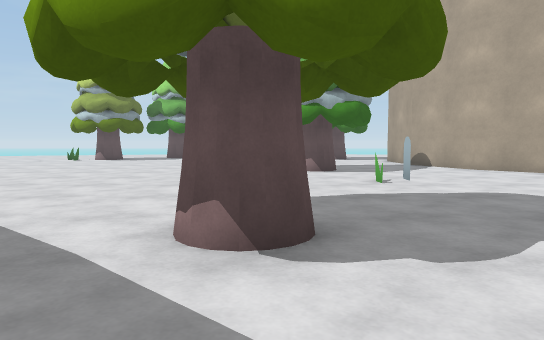
View 1 (above)

15 first-person views from a walk through a 3-D level made in the Unity game engine. The camera is 1.5 m above the floor, tilts 4° down and sees 70° across. The floor is counted in squares, 2 m on a side. Each view is taken from the middle of a square. On the plan, view 1 faces up. The plan holds only what a view shows up to about 12 squares ahead; the rest is blank. The place goes on beyond the plan. The player character is not drawn. Some surface patterns are stand-ins.

View 2
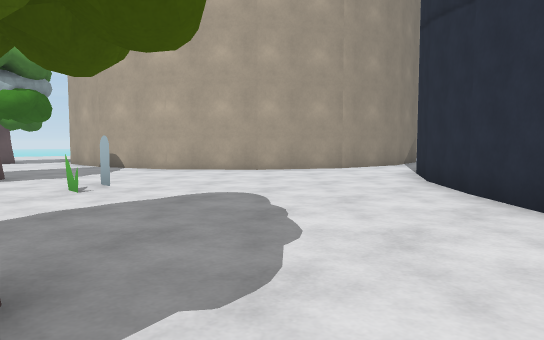

View 3
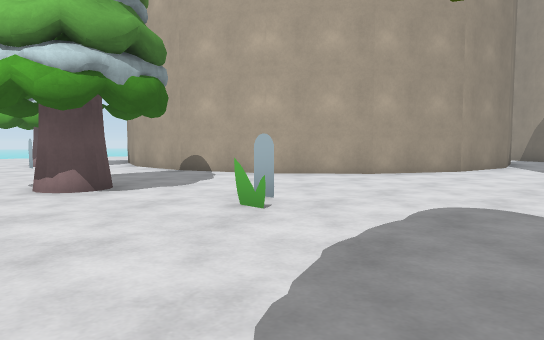

View 4
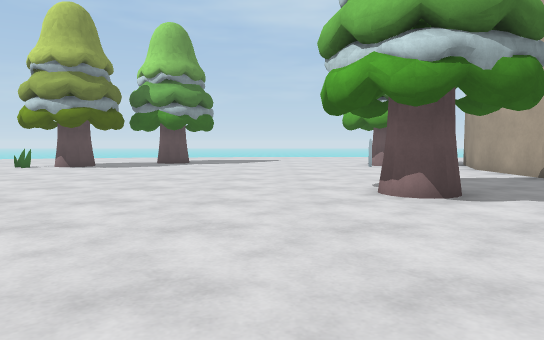

View 5
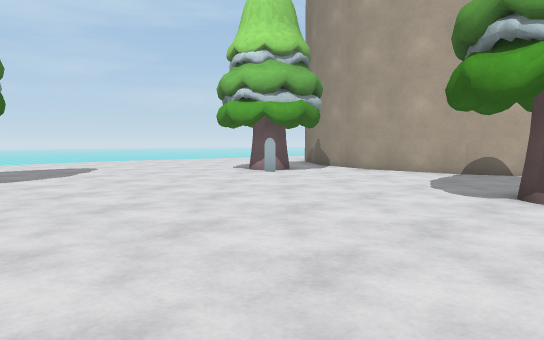

View 6
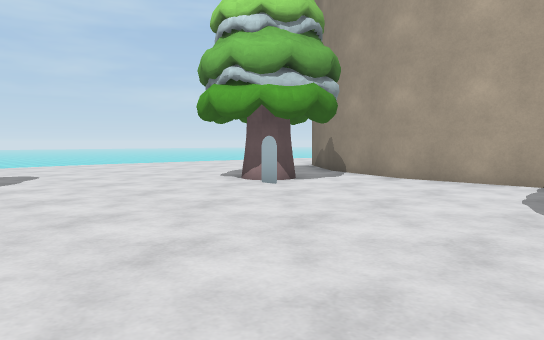

View 7
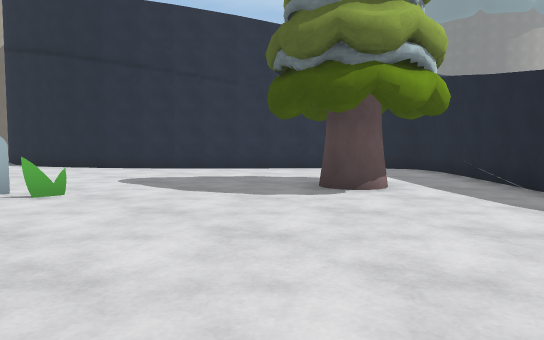

View 8
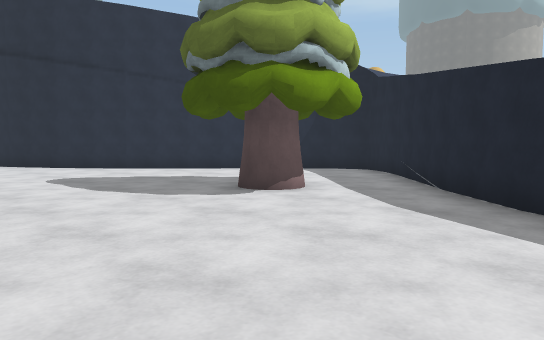

View 9
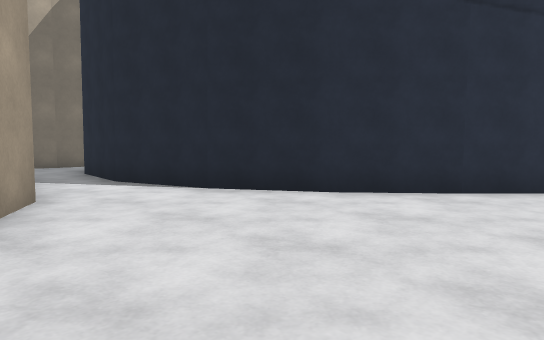

View 10
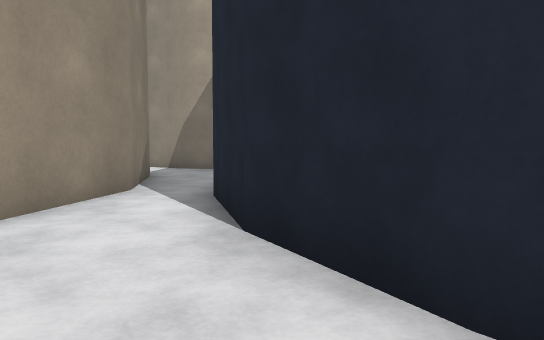

View 11
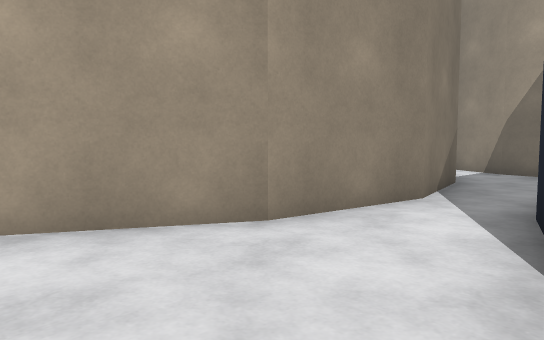

View 12
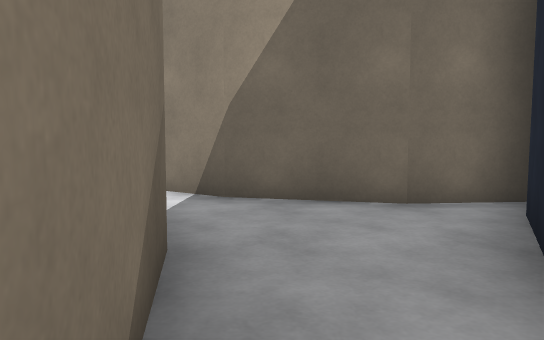

View 13
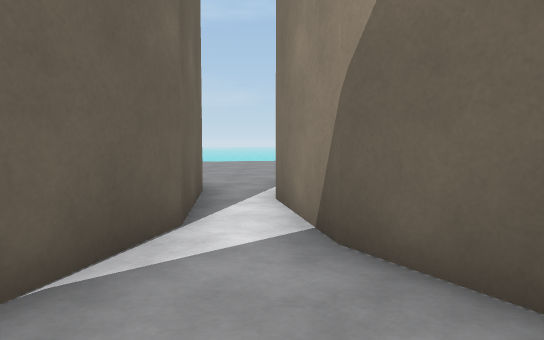

View 14
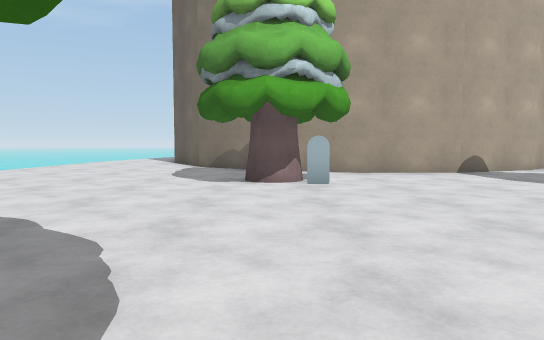

View 15
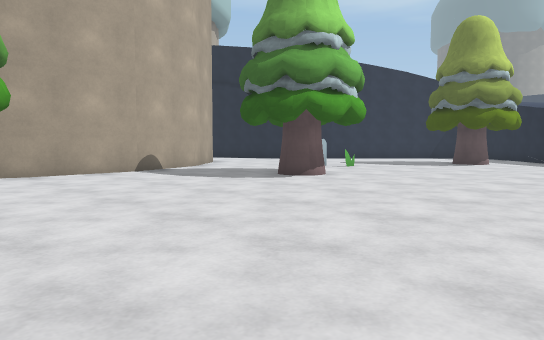

### Floor plan
Key: @ floor where view 1 was taken; # wall or solid block; . floor; / step, stairs or slope; = window, fence, low wall or low ledge; T tree.
Columns run from 5 left of view 1 to 23 right of it. Each row starts with its distance up from view 1.
 19 T..........#
 18 ........T..#
 17 .......=..##
 16 ..........#
 15 ..........#               ...
 14 ..........#               ...
 13 ..........##             ...
 12 ...........#             ..
 11 ......T....##          #..
 10 ............##        ###
  9 .............##     #####
  8 .......#......#######..#
  7 .......#..............##
  6 .................#....#
  5 ..............#/   /#.#
  4  ...........#/       /#
  3  =...T.....#/
  2   /.......#/
  1    /.....#/
  0     .@..#
 -1       .#

Positions as (right, up) in squares from view 1, and headings:
1: (0, 0), facing up
2: (0, 1), facing up-right
3: (-1, 4), facing up-right
4: (-1, 5), facing up
5: (-5, 10), facing up-right
6: (-3, 12), facing up-right
7: (-4, 9), facing down-right
8: (-5, 8), facing down-right
9: (4, 9), facing down-right
10: (6, 5), facing right
11: (7, 5), facing up-right
12: (12, 7), facing right
13: (15, 6), facing up-right
14: (-5, 18), facing right
15: (-5, 18), facing down-right
